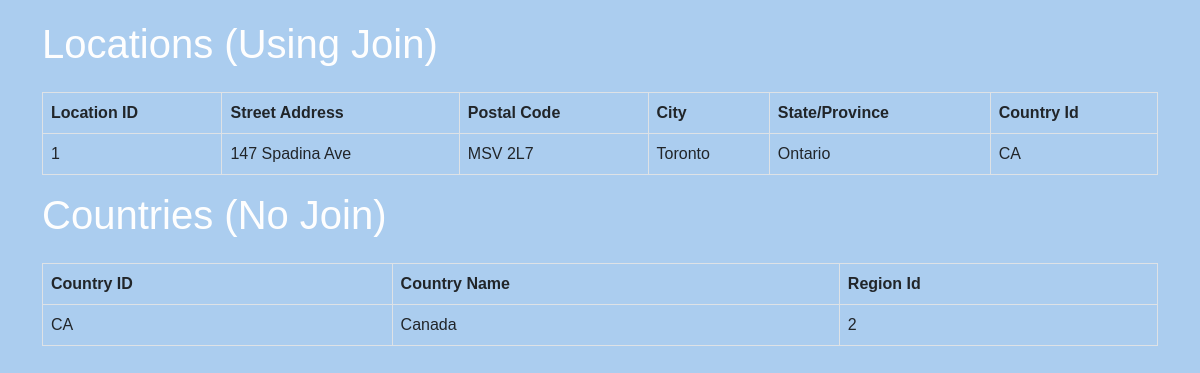
/display-addresses/, run on the app's committed database.
### locations/models.py (models this page shows, shortened)
class Location(models.Model):
    location_id = models.AutoField(primary_key=True)
    street_address = models.CharField(max_length=125)
    postal_code = models.CharField(max_length=12)
    city = models.CharField(max_length=50)
    state_province = models.CharField(max_length=50)
    country = models.ForeignKey(Country, on_delete=models.CASCADE)

class Country(models.Model):
    country_id = models.CharField(max_length=2, primary_key=True)
    country_name = models.CharField(max_length=50)
    region_id = models.IntegerField()

### locations/views.py (the view)
# urls.py: path('display-addresses/', display_addresses, name='display_addresses'),
def display_addresses(request):
    addresses_with_join = get_canadian_addresses()
    addresses_no_join = get_canadian_country_details()
    return render(request, 'display_addresses.html', {
        'addresses_with_join': addresses_with_join,
        'addresses_no_join': addresses_no_join
    })

### locations/views.py (called while the page is built)
def get_canadian_addresses():
    return Location.objects.filter(country__country_name='Canada').values(
        'location_id', 'street_address', 'postal_code', 'city', 'state_province', 'country__country_id'
    )

def get_canadian_country_details():
    canadian_details = Country.objects.filter(country_name='Canada').values(
        'country_id', 'country_name', 'region_id'
    )
    return canadian_details

### templates/display_addresses.html (shortened to what this page needs)
<!DOCTYPE html>
<html lang="en">
  <head>
    <link
      rel="stylesheet"
      href="https://cdn.jsdelivr.net/npm/bootstrap@5.1.0/dist/css/bootstrap.min.css"
    />
  </head>
  <body>
    <div class="container">
      <h1 class="mb-4">Locations (Using Join)</h1>
      <table class="table table-bordered">
        <tr>
          <th>Location ID</th>
          <th>Street Address</th>
          <th>Postal Code</th>
          <th>City</th>
          <th>State/Province</th>
          <th>Country Id</th>
        </tr>
        {% for address in addresses_with_join %}
        <tr>
          <td>{{ address.location_id }}</td>
          <td>{{ address.street_address }}</td>
          <td>{{ address.postal_code }}</td>
          <td>{{ address.city }}</td>
          <td>{{ address.state_province }}</td>
          <td>{{ address.country__country_id }}</td>
        </tr>
        {% endfor %}
      </table>
    </div>
    <div class="container">
      <h1 class="mb-4">Countries (No Join)</h1>
      <table class="table table-bordered">
        <tr>
          <th>Country ID</th>
          <th>Country Name</th>
          <th>Region Id</th>
        </tr>
        {% for address in addresses_no_join %}
        <tr>
          <td>{{ address.country_id }}</td>
          <td>{{ address.country_name }}</td>
          <td>{{ address.region_id }}</td>
        </tr>
        {% endfor %}
      </table>
    </div>
  </body>
</html>

### templates/display_addresses.html (style rules this page uses)
body { font-family: "Arial", sans-serif; background-color: #abcdef; color: #fefefe; padding: 20px; }
table { width: 100%; margin-bottom: 20px; }
th, td { border: 1px solid #dee2e6; padding: 8px; text-align: left; }
th { background-color: #f2f2f2; }

### data on the page
Location: location_id "1", street_address "147 Spadina Ave", postal_code "MSV 2L7", city "Toronto", state_province "Ontario", country__country_id "CA"
Country: country_id "CA", country_name "Canada", region_id "2"
